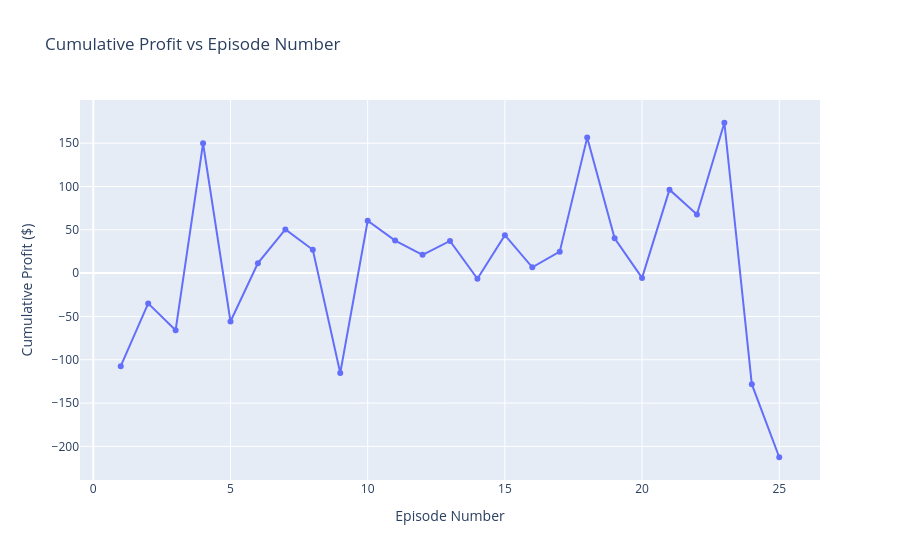

The notebook cell saved with this chart:
### Code cell
import plotly.graph_objects as go

# Extract the final cumulative profit from each episode
final_episode_profits = [episode_profits[-1] for episode_profits in cumulative_ai_profits_over_time]

fig = go.Figure(data=go.Scatter(x=list(range(1, episodes + 1)), y=final_episode_profits, mode='lines+markers'))

fig.update_layout(
    title='Cumulative Profit vs Episode Number',
    xaxis_title='Episode Number',
    yaxis_title='Cumulative Profit ($)'
)

fig.show()

### Figure 1 — Plotly figure (JSON) as saved in the notebook; plotly's stock layout.template omitted (floating-point values rounded to 4 significant figures)
{"data": [{"mode": "lines+markers", "type": "scatter", "x": [1, 2, 3, 4, 5, 6, 7, 8, 9, 10, 11, 12, 13, 14, 15, 16, 17, 18, 19, 20, 21, 22, 23, 24, 25], "y": [-107.4, -34.95, -65.88, 149.8, -55.87, 11.54, 50.46, 27.02, -115.3, 60.41, 37.52, 21.13, 37.16, -6.477, 43.86, 6.674, 24.76, 156.4, 40.24, -5.489, 96.35, 67.76, 173.6, -128.2, -212.6]}], "layout": {"title": {"text": "Cumulative Profit vs Episode Number"}, "xaxis": {"title": {"text": "Episode Number"}}, "yaxis": {"title": {"text": "Cumulative Profit ($)"}}}}
